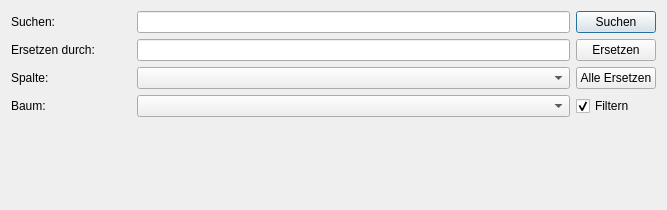
<?xml version="1.0" encoding="UTF-8"?>
<ui version="4.0">
 <class>Dialog</class>
 <widget class="QDialog" name="Dialog">
  <property name="geometry">
   <rect>
    <x>0</x>
    <y>0</y>
    <width>667</width>
    <height>210</height>
   </rect>
  </property>
  <property name="windowTitle">
   <string>Suchen und Ersetzen</string>
  </property>
  <property name="windowIcon">
   <iconset resource="res/preset_editor_rsc.qrc">
    <normaloff>:/main/RK_Icon.png</normaloff>:/main/RK_Icon.png</iconset>
  </property>
  <layout class="QVBoxLayout" name="verticalLayout">
   <property name="bottomMargin">
    <number>9</number>
   </property>
   <item>
    <layout class="QGridLayout" name="gridLayout">
     <item row="0" column="0">
      <widget class="QLabel" name="label_search">
       <property name="minimumSize">
        <size>
         <width>120</width>
         <height>0</height>
        </size>
       </property>
       <property name="text">
        <string>Suchen:</string>
       </property>
      </widget>
     </item>
     <item row="0" column="1">
      <widget class="QLineEdit" name="lineEdit_search"/>
     </item>
     <item row="0" column="2">
      <widget class="QPushButton" name="pushButton_search">
       <property name="text">
        <string>Suchen</string>
       </property>
      </widget>
     </item>
     <item row="1" column="0">
      <widget class="QLabel" name="label_replace">
       <property name="minimumSize">
        <size>
         <width>120</width>
         <height>0</height>
        </size>
       </property>
       <property name="text">
        <string>Ersetzen durch:</string>
       </property>
      </widget>
     </item>
     <item row="1" column="1">
      <widget class="QLineEdit" name="lineEdit_replace"/>
     </item>
     <item row="1" column="2">
      <widget class="QPushButton" name="pushButton_replace">
       <property name="text">
        <string>Ersetzen</string>
       </property>
      </widget>
     </item>
     <item row="2" column="0">
      <widget class="QLabel" name="label_column">
       <property name="minimumSize">
        <size>
         <width>120</width>
         <height>0</height>
        </size>
       </property>
       <property name="text">
        <string>Spalte:</string>
       </property>
      </widget>
     </item>
     <item row="2" column="1">
      <widget class="QComboBox" name="comboBox_column"/>
     </item>
     <item row="2" column="2">
      <widget class="QPushButton" name="pushButton_replace_all">
       <property name="text">
        <string>Alle Ersetzen</string>
       </property>
      </widget>
     </item>
     <item row="3" column="0">
      <widget class="QLabel" name="label_widget">
       <property name="minimumSize">
        <size>
         <width>120</width>
         <height>0</height>
        </size>
       </property>
       <property name="text">
        <string>Baum:</string>
       </property>
      </widget>
     </item>
     <item row="3" column="1">
      <widget class="QComboBox" name="comboBox_tree"/>
     </item>
     <item row="3" column="2">
      <widget class="QCheckBox" name="checkBox_filter">
       <property name="text">
        <string>Filtern</string>
       </property>
       <property name="checked">
        <bool>true</bool>
       </property>
      </widget>
     </item>
    </layout>
   </item>
   <item>
    <widget class="QLabel" name="search_replace_status">
     <property name="font">
      <font>
       <italic>false</italic>
       <kerning>true</kerning>
      </font>
     </property>
     <property name="text">
      <string/>
     </property>
     <property name="alignment">
      <set>Qt::AlignBottom|Qt::AlignLeading|Qt::AlignLeft</set>
     </property>
    </widget>
   </item>
  </layout>
 </widget>
 <resources>
  <include location="res/preset_editor_rsc.qrc"/>
 </resources>
 <connections/>
</ui>
